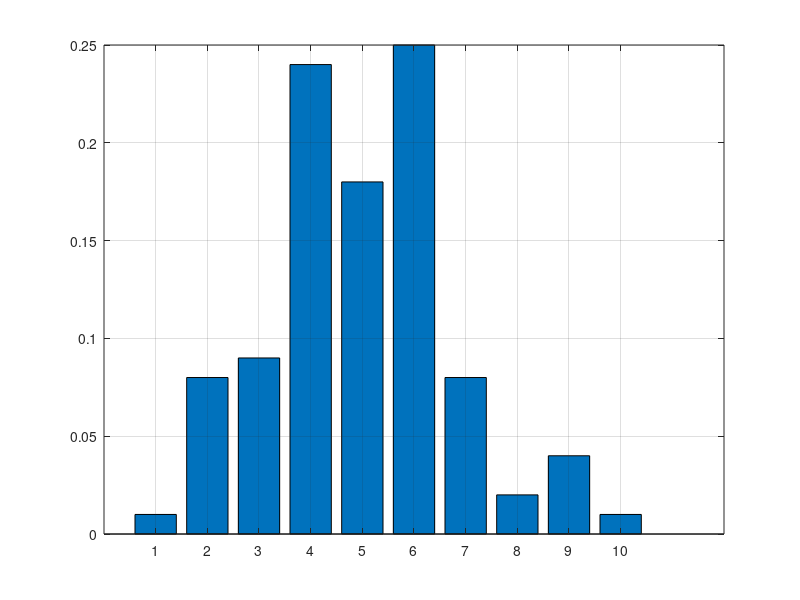

MATLAB code for this plot:
function [] = question4()
dice = csvread('wuerfel.csv');
h = hist(dice);
s = size(h);
su = sum(h);
y = [];
for x = s(1):s(2)
    y = [y h(x)/su];
end
bar(y)
grid on
sum(y);
end